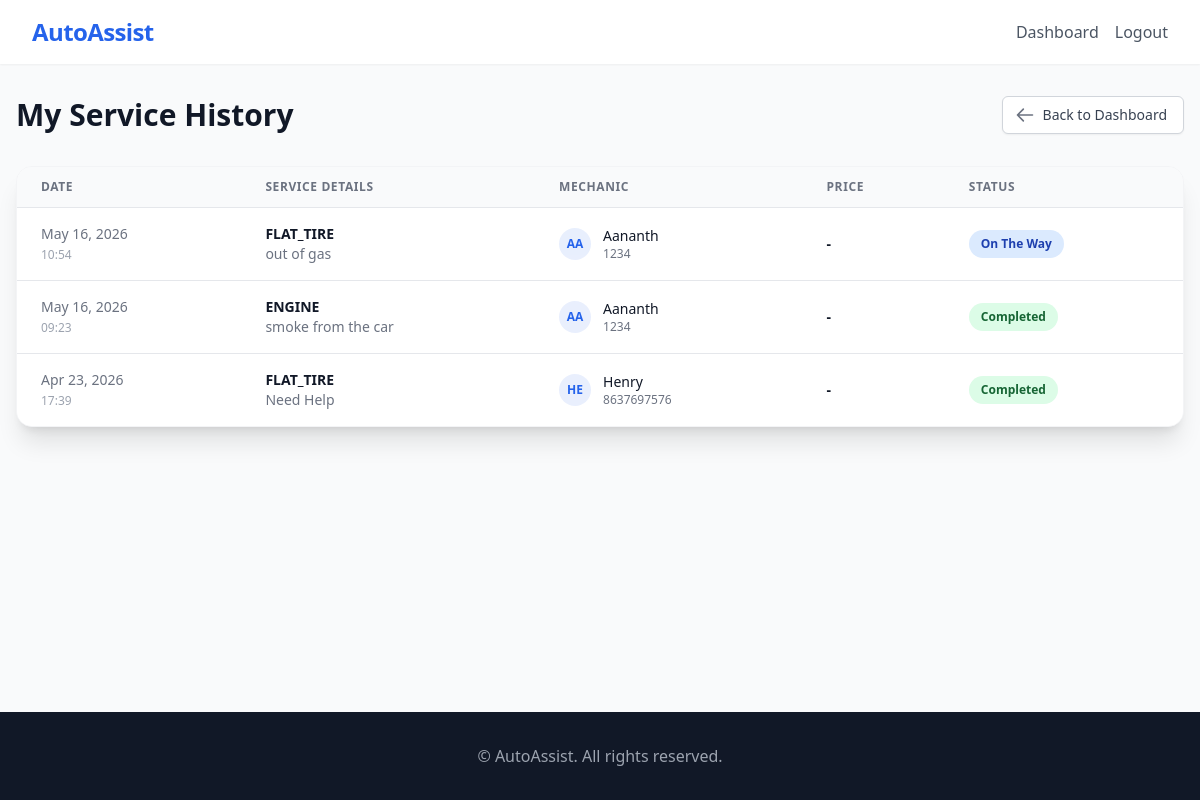
Page /work-records/ (signed in) on the earlier database version.
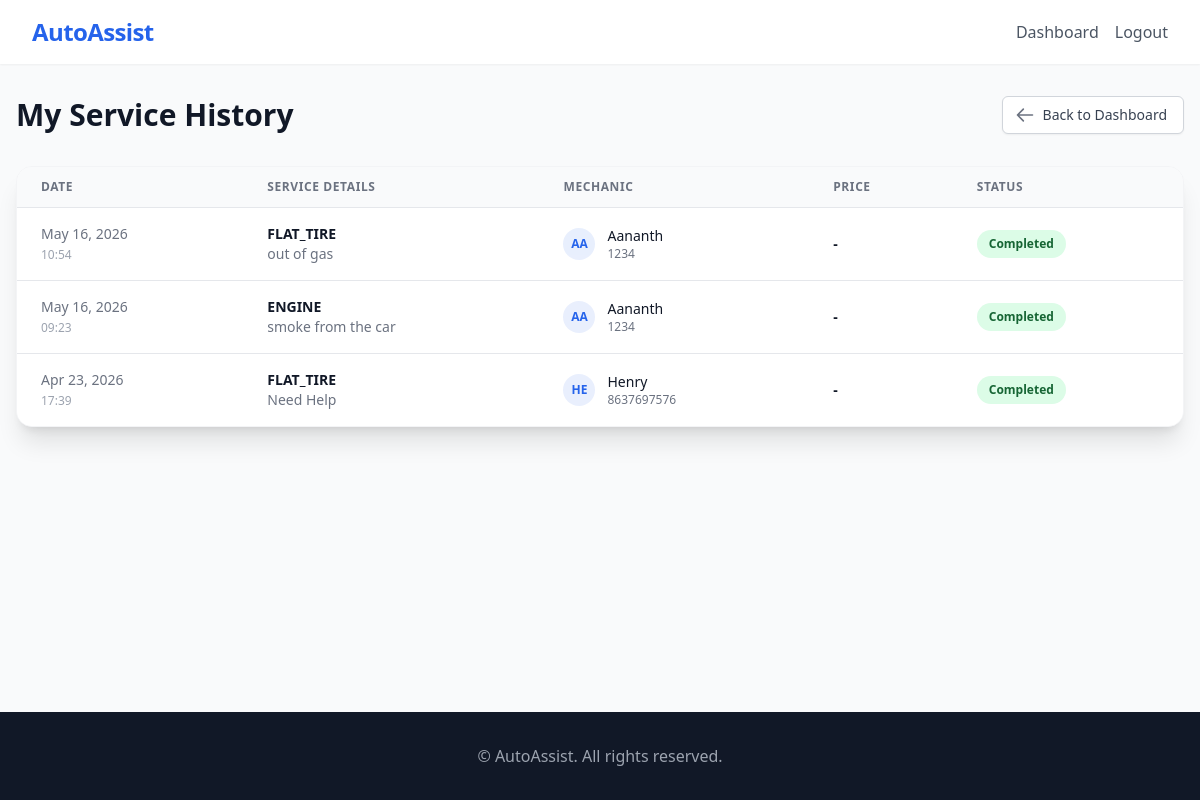
Same page on the later database version.
### bookings/models.py (models this page shows, shortened)
class ServiceRequest(models.Model):
    STATUS_CHOICES = (
        ('REQUESTED', 'Requested'),
        ('ACCEPTED', 'Accepted'),
        ('ON_THE_WAY', 'On The Way'),
        ('IN_PROGRESS', 'In Progress'),
        ('COMPLETED', 'Completed'),
        ('CANCELLED', 'Cancelled'),
    )
    customer = models.ForeignKey(settings.AUTH_USER_MODEL, on_delete=models.CASCADE, related_name='service_requests')
    mechanic = models.ForeignKey(settings.AUTH_USER_MODEL, on_delete=models.SET_NULL, null=True, blank=True, related_name='jobs')
    issue_type = models.CharField(max_length=100)
    description = models.TextField()
    image = models.ImageField(upload_to='issue_images/', null=True, blank=True)
    status = models.CharField(max_length=20, choices=STATUS_CHOICES, default='REQUESTED')
    user_latitude = models.DecimalField(max_digits=10, decimal_places=7)
    user_longitude = models.DecimalField(max_digits=10, decimal_places=7)
    mechanic_latitude = models.DecimalField(max_digits=10, decimal_places=7, null=True, blank=True)
    mechanic_longitude = models.DecimalField(max_digits=10, decimal_places=7, null=True, blank=True)
    price = models.DecimalField(max_digits=10, decimal_places=2, null=True, blank=True)
    created_at = models.DateTimeField(auto_now_add=True)
    updated_at = models.DateTimeField(auto_now=True)

### accounts/models.py (models this page shows, shortened)
class User(AbstractUser):
    ROLE_CHOICES = (
        ('CUSTOMER', 'Customer'),
        ('MECHANIC', 'Mechanic'),
        ('ADMIN', 'Admin'),
    )
    phone = models.CharField(max_length=20, blank=True, null=True)
    role = models.CharField(max_length=20, choices=ROLE_CHOICES, default='CUSTOMER')

### bookings/views.py (the view)
# urls.py: path('work-records/', views.work_records, name='work_records'),
@login_required
def work_records(request):
    if request.user.role == 'CUSTOMER':
        records = ServiceRequest.objects.filter(customer=request.user).order_by('-created_at')
        title = "My Service History"
    else:
        records = ServiceRequest.objects.filter(mechanic=request.user).order_by('-created_at')
        title = "My Work Records"
    context = {
        'records': records,
        'title': title
    }
    return render(request, 'bookings/work_records.html', context)

### templates/bookings/work_records.html (shortened to what this page needs)
{% extends 'base.html' %}
{% block content %}
<div class="max-w-7xl mx-auto px-4 py-8">
    <div class="flex items-center justify-between mb-8">
        <h2 class="text-3xl font-bold text-gray-900">{{ title }}</h2>
        <a href="{% if user.role == 'CUSTOMER' %}{% url 'customer_dashboard' %}{% else %}{% url 'mechanic_dashboard' %}{% endif %}"
           class="inline-flex items-center px-4 py-2 border border-gray-300 rounded-md shadow-sm text-sm font-medium text-gray-700 bg-white hover:bg-gray-50 focus:outline-none focus:ring-2 focus:ring-offset-2 focus:ring-primary transition">
            <svg class="-ml-1 mr-2 h-5 w-5 text-gray-500" fill="none" viewBox="0 0 24 24" stroke="currentColor">
                <path stroke-linecap="round" stroke-linejoin="round" stroke-width="2" d="M10 19l-7-7m0 0l7-7m-7 7h18" />
            </svg>
            Back to Dashboard
        </a>
    </div>
    <div class="bg-white shadow-xl rounded-2xl overflow-hidden border border-gray-100">
        <div class="overflow-x-auto">
            <table class="min-w-full divide-y divide-gray-200">
                <thead class="bg-gray-50">
                    <tr>
                        <th scope="col" class="px-6 py-3 text-left text-xs font-semibold text-gray-500 uppercase tracking-wider">Date</th>
                        <th scope="col" class="px-6 py-3 text-left text-xs font-semibold text-gray-500 uppercase tracking-wider">Service Details</th>
                        <th scope="col" class="px-6 py-3 text-left text-xs font-semibold text-gray-500 uppercase tracking-wider">
                            {% if user.role == 'CUSTOMER' %}Mechanic{% else %}Customer{% endif %}
                        </th>
                        <th scope="col" class="px-6 py-3 text-left text-xs font-semibold text-gray-500 uppercase tracking-wider">Price</th>
                        <th scope="col" class="px-6 py-3 text-left text-xs font-semibold text-gray-500 uppercase tracking-wider">Status</th>
                    </tr>
                </thead>
                <tbody class="bg-white divide-y divide-gray-200">
                    {% for record in records %}
                    <tr class="hover:bg-gray-50 transition-colors">
                        <td class="px-6 py-4 whitespace-nowrap text-sm text-gray-500">
                            {{ record.created_at|date:"M d, Y" }}<br>
                            <span class="text-xs text-gray-400">{{ record.created_at|time:"H:i" }}</span>
                        </td>
                        <td class="px-6 py-4">
                            <div class="text-sm font-bold text-gray-900">{{ record.issue_type }}</div>
                            <div class="text-sm text-gray-500 truncate max-w-xs">{{ record.description }}</div>
                        </td>
                        <td class="px-6 py-4 whitespace-nowrap">
                            <div class="flex items-center">
                                <div class="flex-shrink-0 h-8 w-8 rounded-full bg-primary/10 flex items-center justify-center text-primary font-bold text-xs">
                                    {% if user.role == 'CUSTOMER' %}
                                        {{ record.mechanic.username|default:"N/A"|slice:":2"|upper }}
                                    {% else %}
                                        {{ record.customer.username|slice:":2"|upper }}
                                    {% endif %}
                                </div>
                                <div class="ml-3">
                                    <div class="text-sm font-medium text-gray-900">
                                        {% if user.role == 'CUSTOMER' %}
                                            {{ record.mechanic.username|default:"Searching..." }}
                                        {% else %}
                                            {{ record.customer.username }}
                                        {% endif %}
                                    </div>
                                    <div class="text-xs text-gray-500">
                                        {% if user.role == 'CUSTOMER' %}
                                            {{ record.mechanic.phone|default:"" }}
                                        {% else %}
                                            {{ record.customer.phone }}
                                        {% endif %}
                                    </div>
                                </div>
                            </div>
                        </td>
                        <td class="px-6 py-4 whitespace-nowrap text-sm text-gray-900 font-semibold">
                            {% if record.price %}${{ record.price }}{% else %}-{% endif %}
                        </td>
                        <td class="px-6 py-4 whitespace-nowrap">
                            <span class="px-3 py-1 inline-flex text-xs leading-5 font-bold rounded-full
                                {% if record.status == 'COMPLETED' %}bg-green-100 text-green-800
                                {% elif record.status == 'CANCELLED' %}bg-red-100 text-red-800
                                {% else %}bg-blue-100 text-blue-800{% endif %}">
                                {{ record.get_status_display }}
                            </span>
                        </td>
                    </tr>
                    {% endfor %}
                </tbody>
            </table>
        </div>
    </div>
</div>
{% endblock %}

### templates/base.html (shortened to what this page needs)
<!DOCTYPE html>
<html lang="en">
<head>
    <script src="https://cdn.tailwindcss.com"></script>
</head>
<body class="bg-gray-50 text-gray-800 antialiased min-h-screen flex flex-col">
    <nav class="bg-white shadow-sm sticky top-0 z-50">
        <div class="max-w-7xl mx-auto px-4 sm:px-6 lg:px-8">
            <div class="flex justify-between h-16">
                <div class="flex items-center">
                    <a href="/" class="flex-shrink-0 flex items-center">
                        <span class="text-2xl font-bold text-primary tracking-tight">AutoAssist</span>
                    </a>
                </div>
                <div class="flex items-center space-x-4">
                    {% if user.is_authenticated %}
                        {% if user.role == 'CUSTOMER' %}
                            <a href="{% url 'customer_dashboard' %}" class="text-gray-600 hover:text-primary transition font-medium">Dashboard</a>
                        {% elif user.role == 'MECHANIC' %}
                            <a href="{% url 'mechanic_dashboard' %}" class="text-gray-600 hover:text-primary transition font-medium">Dashboard</a>
                        {% endif %}
                        <form method="POST" action="{% url 'logout' %}" class="inline">
                            <button type="submit" class="text-gray-600 hover:text-red-500 transition font-medium">Logout</button>
                        </form>
                    {% else %}
                        <a href="{% url 'login' %}" class="text-gray-600 hover:text-primary transition font-medium">Login</a>
                        <a href="{% url 'register' %}" class="bg-primary hover:bg-secondary text-white px-4 py-2 rounded-lg font-medium shadow-sm transition">Sign Up</a>
                    {% endif %}
                </div>
            </div>
        </div>
    </nav>
    <main class="flex-grow w-full">
        {% block content %}
        {% endblock %}
    </main>
    <footer class="bg-gray-900 text-white mt-auto py-8">
        <div class="max-w-7xl mx-auto px-4 text-center">
            <p class="text-gray-400">&copy; {{ now|date:"Y" }} AutoAssist. All rights reserved.</p>
        </div>
    </footer>
</body>
</html>

Differences in the rows shown:
changed ServiceRequest "out of gas": status "On The Way" → "Completed"
